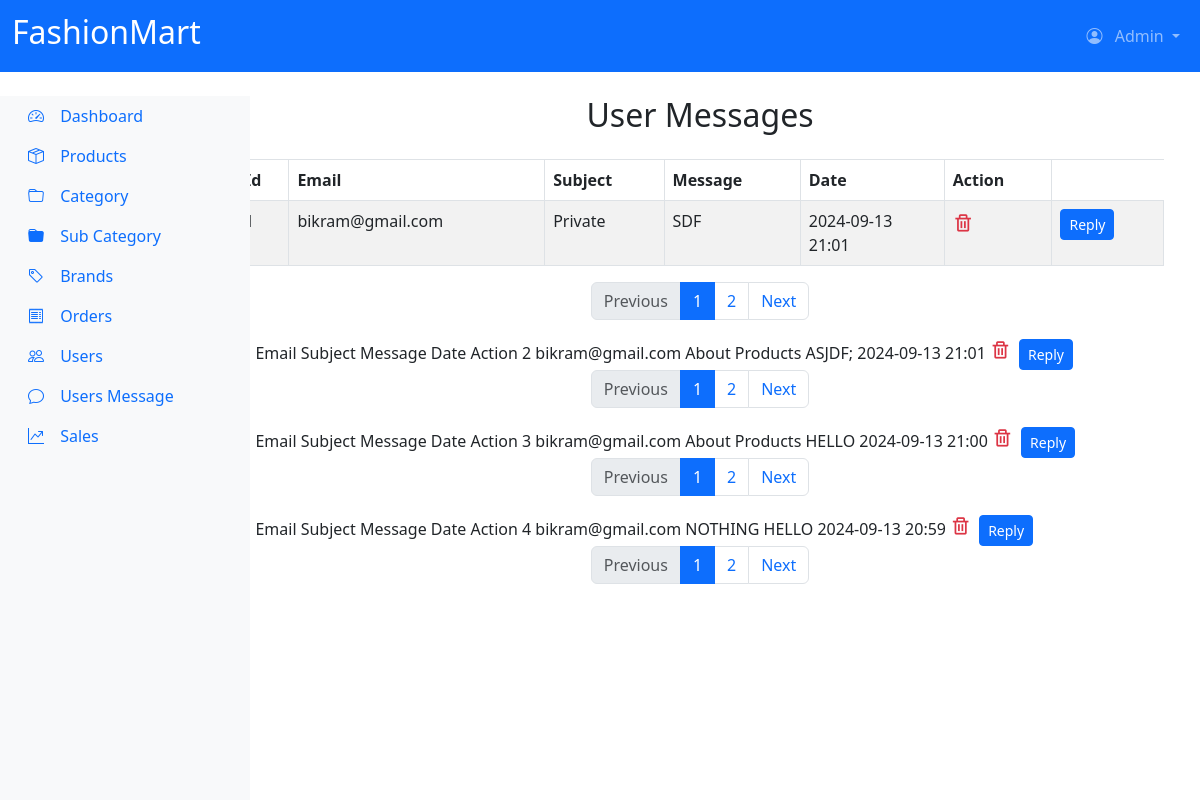
Page /adminDashboard/userMessage/ on the earlier database version.
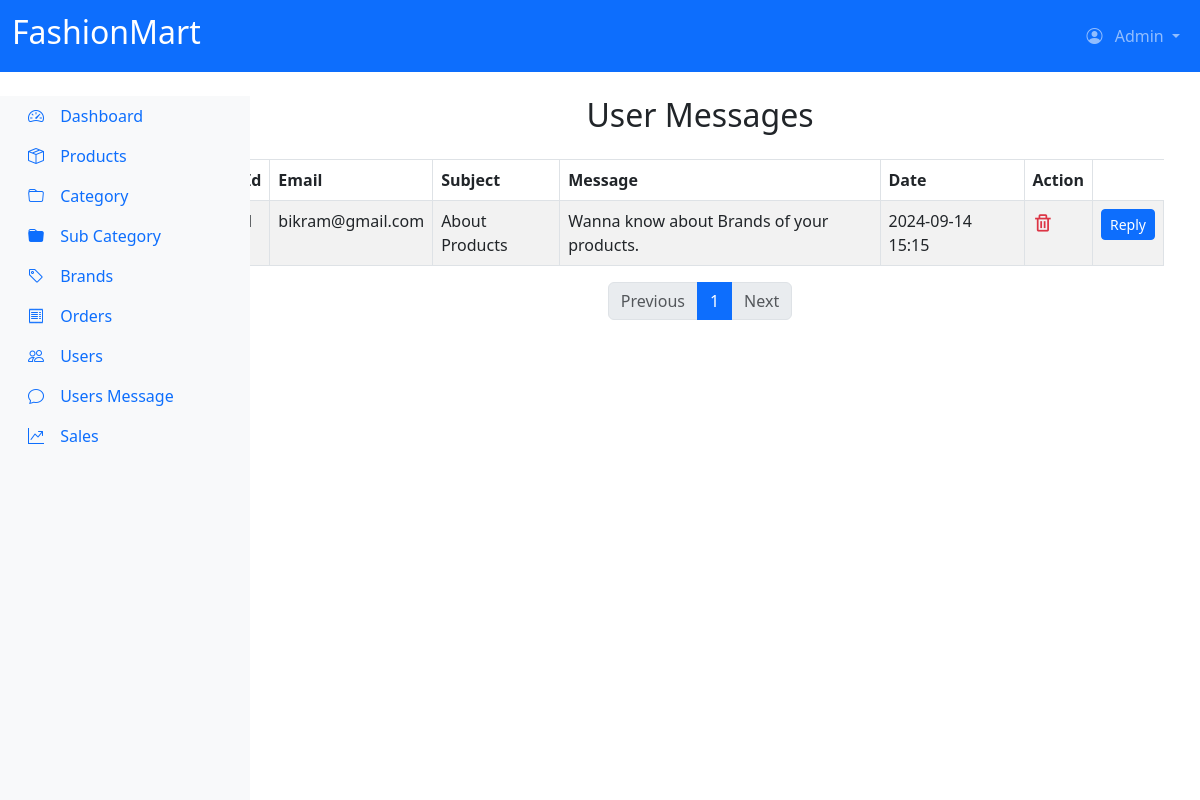
Same page on the later database version.
### myeSite/models.py (models this page shows, shortened)
class ContactUs(models.Model):
    user = models.ForeignKey(User, on_delete=models.CASCADE, null=True, blank=True)
    fullname = models.CharField(max_length=100)
    email = models.EmailField(max_length=100)
    phone = models.CharField(max_length=15, blank=True, null=True)
    subject = models.CharField(max_length=100)
    message = models.TextField()
    created_at = models.DateTimeField(auto_now_add=True)

### myeSite/views.py (the view)
# urls.py: path('adminDashboard/userMessage/', views.UserMsg, name='usermsg'),
def UserMsg(request):
    messages = ContactUs.objects.all().order_by('-created_at')
    paginator = Paginator(messages, 4)
    page_number = request.GET.get('page')
    page_obj = paginator.get_page(page_number)
    return render(request, 'myeSite/admin/userMsg.html', {'page_obj': page_obj})

### myeSite/context_processors.py (called while the page is built)
def categories_processor(request):
    categories = Category.objects.all().prefetch_related('subcategories')
    return {'categories': categories}

def wishlist_item_count(request):
    if request.user.is_authenticated:
        wishlist_item_count = Wishlist.objects.filter(user=request.user).count()
    else:
        wishlist_item_count = 0
    return {'wishlist_item_count': wishlist_item_count}

### myeSite/templates/myeSite/admin/userMsg.html (shortened to what this page needs)
{% extends "myeSite/admin/base.html" %}
{% load static %}
{% block content %}
<div class="container mt-4">
    <h2 class="text-center text-dark mb-4">User Messages</h2>
    <table class="table table-bordered table-striped">
        <thead class="thead-dark">
            {% for message in page_obj %}
            <tr>
                <th>Id</th>
                <th>Email</th>
                <th>Subject</th>
                <th>Message</th>
                <th style="width:9rem;">Date</th>
                <th>Action</th>
            </tr>
        </thead>
        <tbody>
                <tr>
                    <td>{{ forloop.counter }}</td>
                    <td>{{ message.email }}</td>
                    <td>{{ message.subject }}</td>
                    <td>{{ message.message}}</td>
                    <td>{{ message.created_at|date:"Y-m-d H:i" }}</td>
                    <td>
                        <a href="{% url 'deleteMessage' message.id %}"><i class="bx bx-trash text-danger" style="font-size:1.3rem;"></i></a>
                    </td>
                    <td>
                        <a href="mailto:{{ message.email }}?subject=Re: {{ message.subject }}" class="btn btn-primary btn-sm">Reply</a>
                    </td>
                </tr>
        </tbody>
    </table>
     <nav aria-label="Page navigation">
        <ul class="pagination justify-content-center">
            {% if page_obj.has_previous %}
                <li class="page-item">
                    <a class="page-link" href="?page={{ page_obj.previous_page_number }}">Previous</a>
                </li>
            {% else %}
                <li class="page-item disabled">
                    <a class="page-link">Previous</a>
                </li>
            {% endif %}
            {% for num in page_obj.paginator.page_range %}
                {% if page_obj.number == num %}
                    <li class="page-item active"><a class="page-link" href="?page={{ num }}">{{ num }}</a></li>
                {% else %}
                    <li class="page-item"><a class="page-link" href="?page={{ num }}">{{ num }}</a></li>
                {% endif %}
            {% endfor %}
            {% if page_obj.has_next %}
                <li class="page-item">
                    <a class="page-link" href="?page={{ page_obj.next_page_number }}">Next</a>
                </li>
            {% else %}
                <li class="page-item disabled">
                    <a class="page-link">Next</a>
                </li>
            {% endif %}
        </ul>
    </nav>
    {% empty %}
                <tr>
                    <p class="text-center fs-4 text-danger">No messages found!</p>
                </tr>
            {% endfor %}
</div>
{% endblock %}

### myeSite/templates/myeSite/admin/base.html (shortened to what this page needs)
<!DOCTYPE html>
{% load static %}
<html lang="en">
<head>
    <link href='https://unpkg.com/boxicons@2.1.4/css/boxicons.min.css' rel='stylesheet'>
    <link rel="stylesheet" href="path/to/font-awesome/css/font-awesome.min.css">
    <link rel="stylesheet" href="{% static 'myeSite/css/bootstrap.css' %}">
    <link rel="stylesheet" href="{% static 'myeSite/css/style.css' %}">
</head>
<body>
    {% block adminNavbar %} {% include "myeSite/admin/adminNav.html" %}{% endblock %}
    <div class="container-fluid">
        <div class="row">
          {% block sidebar %} {% include "myeSite/admin/sidebar.html" %}{% endblock %}
          <main class="col-md-9 ms-sm-auto col-lg-10 px-md-4">
            {% block content %}
            {% endblock %}
        </main>
        </div>
      </div>
</body>
</html>

### myeSite/templates/myeSite/admin/adminNav.html (shortened to what this page needs)
{% load static %}
<nav class="navbar navbar-expand-lg navbar-dark bg-primary sticky-top">
  <div class="container-fluid">
    <a class="navbar-brand fw-bold" href="{% url 'adminDashboard' %}">
      <h2>FashionMart</h2>
    </a>
      <ul class="navbar-nav ms-auto">
        <li class="nav-item dropdown">
          <a class="nav-link dropdown-toggle" href="#" id="adminDropdown" role="button" data-bs-toggle="dropdown" aria-expanded="false">
            <i class="bi bi-person-circle me-1"></i> Admin
          </a>
        </li>
      </ul>
    </div>
</nav>

### myeSite/templates/myeSite/admin/sidebar.html (shortened to what this page needs)
<link href="https://cdnjs.cloudflare.com/ajax/libs/bootstrap-icons/1.8.3/font/bootstrap-icons.min.css" rel="stylesheet">
<nav id="sidebarMenu" class="col-md-3 col-lg-2 d-md-block bg-light sidebar collapse">
    <div class="position-sticky">
      <ul class="nav flex-column">
        <li class="nav-item">
          <a class="nav-link active" aria-current="page" href="{% url 'adminDashboard' %}">
            <i class="bi bi-speedometer2 me-2"></i> Dashboard
          </a>
        </li>
        <li class="nav-item">
            <a class="nav-link" href="{% url 'products' %}">
                <i class="bi bi-box-seam me-2"></i> Products
            </a>
          </li>
        <li class="nav-item">
            <a class="nav-link" href="{% url 'category' %}">
                <i class="bi bi-folder me-2"></i> Category
            </a>
          </li>
        <li class="nav-item">
            <a class="nav-link" href="{% url 'subcategory' %}">
              <i class="bi bi-folder-fill me-2"></i> Sub Category
            </a>
          </li>
        <li class="nav-item">
          <a class="nav-link" href="{% url 'brands' %}">
            <i class="bi bi-tag me-2"></i> Brands
          </a>
        </li>
        <li class="nav-item">
          <a class="nav-link" href="{% url 'orders' %}">
            <i class="bi bi-receipt me-2"></i> Orders
          </a>
        </li>
        <li class="nav-item">
          <a class="nav-link" href="{% url 'users' %}">
            <i class="bi bi-people me-2"></i> Users
          </a>
        </li>
        <li class="nav-item">
          <a class="nav-link" href="{% url 'usermsg' %}">
            <i class="bi bi-chat me-2"></i> Users Message</a>
        </li>
        <li class="nav-item">
          <a class="nav-link" href="#">
            <i class="bi bi-graph-up-arrow me-2"></i> Sales
          </a>
        </li>
      </ul>
    </div>
  </nav>

### myeSite/static/myeSite/css/style.css (style rules this page uses)
* { margin: 0; padding: 0; box-sizing: border-box; scroll-behavior: smooth; }
html, body { height: 100%; width: 100%; }
.dropdown { position: relative; }
.container { height: 100%; width: 100%; }
.container { margin-top: 2rem; }
.sortby h6, i { padding-right: 4px; margin-top: 4px; }
.row { display: flex; justify-content: start; margin-bottom: 8px; }
#sidebarMenu { height: 100vh; position: fixed; top: 12%; left: 0; width: 250px; z-index: 100; overflow-y: auto; }

Differences in the rows shown:
removed ContactUs: email "bikram@gmail.com", subject "Private", message "SDF", created_at "2024-09-13 21:01", page_range "1", page_range "2"
removed ContactUs: email "bikram@gmail.com", subject "About Products", message "ASJDF;", created_at "2024-09-13 21:01", page_range "1", page_range "2"
removed ContactUs: email "bikram@gmail.com", subject "About Products", message "HELLO", created_at "2024-09-13 21:00", page_range "1", page_range "2"
removed ContactUs: email "bikram@gmail.com", subject "NOTHING", message "HELLO", created_at "2024-09-13 20:59", page_range "1", page_range "2"
added ContactUs: email "bikram@gmail.com", subject "About Products", message "Wanna know about Brands of your products.", created_at "2024-09-14 15:15", page_range "1", shows "Next"
